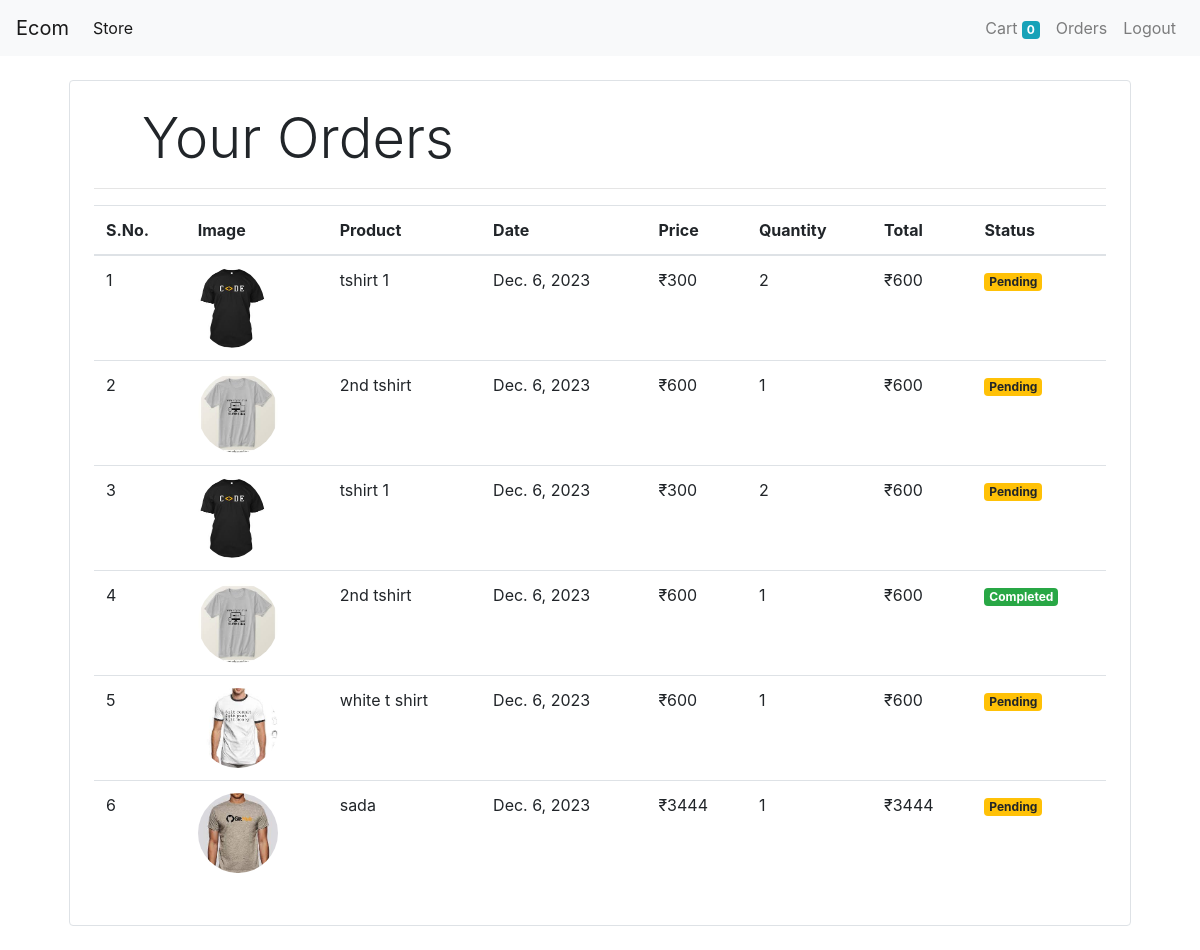
Screenshot of /orders (signed in) with the database file from the repository.
### store/models/orders.py (models this page shows, shortened)
class Order(models.Model):
    product = models.ForeignKey(Product,on_delete=models.CASCADE)
    customer = models.ForeignKey(Customer,on_delete=models.CASCADE)
    quantity = models.IntegerField(default=1)
    price = models.IntegerField()
    address = models.CharField(max_length=50,default='',blank=True)
    phone = models.CharField(max_length=13,default='',blank=True)
    date = models.DateField(default=datetime.datetime.today)
    status = models.BooleanField(default=False)
    @staticmethod
    def get_orders_by_customer(customer_id):
        return Order.objects.filter(customer = customer_id).order_by('-date')

### store/models/product.py (models this page shows, shortened)
class Product(models.Model):
    name = models.CharField(max_length=50)
    price = models.IntegerField(default=0)
    category = models.ForeignKey(Category,on_delete=models.CASCADE,default=1)
    description = models.CharField(max_length=200,default='',null=True,blank=True)
    image = models.ImageField(upload_to='uploads/products/')

### store/middlewares/auth.py (the view)
    def middleware(request):
        returnUrl = request.META['PATH_INFO']
        if not request.session.get('customer'):
            return redirect(f'login?returnUrl={returnUrl}')
        response = get_response(request)
        return response

### store/templatetags/custom_filter.py (called while the page is built)
@register.filter(name='currency')
def currency(number):
    return "₹"+str(number)

@register.filter(name='multiply')
def multiply(number,number1):
    return number*number1

### store/views/orders.py (called while the page is built)
    def get(self,request):
        customer = request.session.get('customer')
        orders = Order.get_orders_by_customer(customer)
        return render(request,'orders.html',{'orders':orders})

### store/templates/orders.html
{% extends "base.html" %}
{% block content %}
{% load cart %}
{% load custom_filter %}
<div class="container">
    <div class="border rounded p-4 m-4">
        <p class="display-4 pl-4 ml-4">Your Orders</p>
        <hr>
        <table class="table">
            <thead>
                <tr>
                    <th>S.No.</th>
                    <th>Image</th>
                    <th>Product</th>
                    <th>Date</th>
                    <th>Price</th>
                    <th>Quantity</th>
                    <th>Total</th>
                    <th>Status</th>
                </tr>
            </thead>
            <tbody>
                {% for order in orders %}
                <tr>
                    <td>{{forloop.counter}}</td>
                    <td><img style="height: 80px;" class="rounded-circle" src="{{order.product.image.url}}" alt=""></td>
                    <td>{{order.product.name}}</td>
                    <td>{{order.date}}</td>
                    <td>{{order.product.price|currency}}</td>
                    <td>{{order.quantity}}</td>
                    <td>{{order.quantity|multiply:order.product.price|currency}}</td>
                    {% if order.status %}
                    <td><small class="badge badge-success">Completed</small></td>
                    {% else %}
                    <td><small class="badge badge-warning">Pending</small></td>
                    {% endif %}
                </tr>
               {% endfor %}
            </tbody>
        </table>
    </div>
</div>
{% endblock %}

### store/templates/base.html (shortened to what this page needs)
<!doctype html>
<html lang="en">
  <head>
    <link rel="stylesheet" href="https://cdn.jsdelivr.net/npm/bootstrap@4.4.1/dist/css/bootstrap.min.css">
  </head>
  <body>
    <nav class="navbar navbar-expand-lg navbar-light bg-light">
      <a class="navbar-brand" href="#">Ecom</a>
      <div class="collapse navbar-collapse" id="navbarSupportedContent">
        <ul class="navbar-nav mr-auto">
          <li class="nav-item active">
            <a class="nav-link" href="#">Store<span class="sr-only">(current)</span></a>
          </li>
        </ul>
        <ul class="navbar-nav  my-2 my-lg-0">
          <li class="nav-item ">
            <a class="nav-link" href="/cart">Cart
              <span class="badge badge-info">{{request.session.cart.keys|length}}</span>
              <span class="sr-only">(current)</span></a>
          </li>
          {% if request.session.customer %}
          <li class="nav-item ">
            <a class="nav-link" href="/orders">Orders<span class="sr-only">(current)</span></a>
          </li>
          <li class="nav-item ">
            <a class="nav-link" href="/logout">Logout<span class="sr-only">(current)</span></a>
          </li>
          {% endif %}
        </ul>
      </div>
    </nav>
{% block content %}
{% endblock %}
  </body>
</html>

### rows the page displays
Order: product.image (picture), product.name "tshirt 1", date "Dec. 6, 2023", product.price "₹300", quantity "2", quantity|multiply "₹600", status "Pending"
Order: product.image (picture), product.name "2nd tshirt", date "Dec. 6, 2023", product.price "₹600", quantity "1", quantity|multiply "₹600", status "Pending"
Order: product.image (picture), product.name "tshirt 1", date "Dec. 6, 2023", product.price "₹300", quantity "2", quantity|multiply "₹600", status "Pending"
Order: product.image (picture), product.name "2nd tshirt", date "Dec. 6, 2023", product.price "₹600", quantity "1", quantity|multiply "₹600", status "Completed"
Order: product.image (picture), product.name "white t shirt", date "Dec. 6, 2023", product.price "₹600", quantity "1", quantity|multiply "₹600", status "Pending"
Order: product.image (picture), product.name "sada", date "Dec. 6, 2023", product.price "₹3444", quantity "1", quantity|multiply "₹3444", status "Pending"

### other values shown
{{ request.session.cart.keys|length }} "0"
